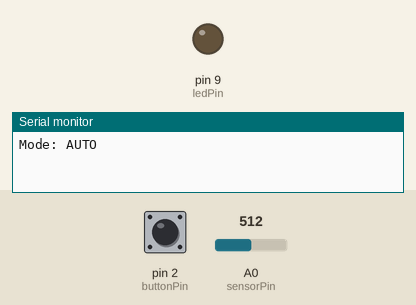
The sketch below on a simulated Arduino Uno, built with avr-gcc and run on an emulated ATmega328P. Shown: output pins drawn as LEDs (lit = HIGH), the last lines printed to the serial monitor. The inputs (shaded band) are chosen by the test bench; at power-on: pin 2 (buttonPin) HIGH, A0 (sensorPin) = 512.

Above: at 1.2 s.
1.3 s: pin 2 (buttonPin) pulled LOW for 0.15 s
At 1.8 s:
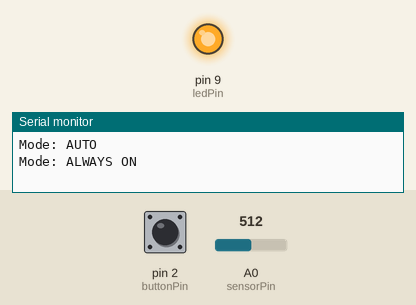
2.9 s: pin 2 (buttonPin) pulled LOW for 1 s
At 4.3 s:
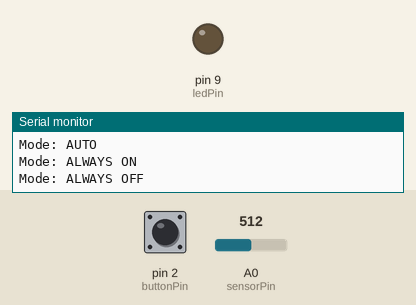
Timing chart, 0 to 5.9 s (numbered marks = the images above; inputs shaded):
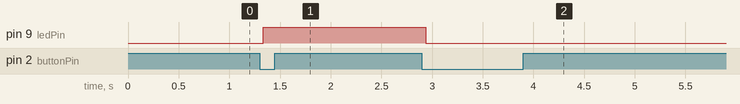

Measured:
- after the input at 1.3 s, pin 9 (ledPin): LOW → HIGH at once
- after the input at 2.9 s, pin 9 (ledPin): HIGH → LOW at once

The sketch:

05_button_override.ino
```cpp
// 05 — Extension: push-button mode switch (digital input)
// Hardware unit, beginner-lab-skills.md section L6. Board: Arduino Uno R3 (5 V).
//
// Wiring: same as 01_light_indicator_basic, plus
//   Pin 2 -> push button -> GND
// No external resistor is needed: INPUT_PULLUP turns on the chip's
// internal pull-up resistor, so the pin reads HIGH when the button is
// released and LOW when it is pressed.
//
// Each press cycles the mode: AUTO -> ALWAYS ON -> ALWAYS OFF -> AUTO ...
// AUTO uses the light sensor with hysteresis, like sketch 02.
//
// Status: not yet tested on real hardware.

const int sensorPin = A0;
const int ledPin = 9;
const int buttonPin = 2;

const int onThreshold = 550;
const int offThreshold = 450;
const unsigned long debounceMs = 30;  // ignore bounces shorter than this

enum Mode { AUTO, ALWAYS_ON, ALWAYS_OFF };
Mode mode = AUTO;

bool ledOn = false;

int lastRawButton = HIGH;      // last raw reading
int stableButton = HIGH;       // last debounced state
unsigned long lastChangeTime = 0;

void setup() {
  pinMode(ledPin, OUTPUT);
  pinMode(buttonPin, INPUT_PULLUP);
  Serial.begin(9600);
  Serial.println("Mode: AUTO");
}

// Returns true once per press, after the contacts stop bouncing.
bool buttonPressed() {
  int raw = digitalRead(buttonPin);

  if (raw != lastRawButton) {
    lastChangeTime = millis();  // contacts moved: restart the timer
    lastRawButton = raw;
  }

  if (millis() - lastChangeTime > debounceMs && raw != stableButton) {
    stableButton = raw;
    if (stableButton == LOW) {  // LOW = pressed (pull-up wiring)
      return true;
    }
  }
  return false;
}

void loop() {
  if (buttonPressed()) {
    if (mode == AUTO) {
      mode = ALWAYS_ON;
      Serial.println("Mode: ALWAYS ON");
    } else if (mode == ALWAYS_ON) {
      mode = ALWAYS_OFF;
      Serial.println("Mode: ALWAYS OFF");
    } else {
      mode = AUTO;
      Serial.println("Mode: AUTO");
    }
  }

  if (mode == AUTO) {
    int lightValue = analogRead(sensorPin);
    if (!ledOn && lightValue > onThreshold) {
      ledOn = true;
    } else if (ledOn && lightValue < offThreshold) {
      ledOn = false;
    }
  } else {
    ledOn = (mode == ALWAYS_ON);
  }

  digitalWrite(ledPin, ledOn ? HIGH : LOW);

  // No long delay() here, so button presses are never missed.
  delay(5);
}
```
